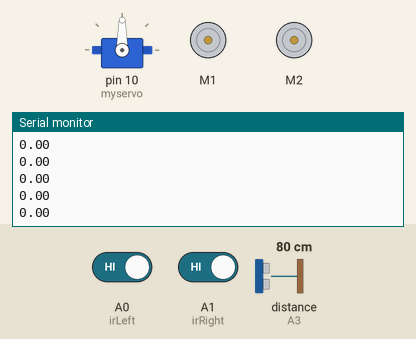
Simulated run of this program. Board: Arduino Uno, built with avr-gcc and run on an emulated ATmega328P. Shown: servo, 2 × DC motor (green arrow = forward, orange = backward, longer = faster), the last lines printed to the serial monitor. The inputs (shaded band) are chosen by the test bench; at power-on: A0 (irLeft) HIGH, distance to the obstacle (sensor on A3) 80 cm, A1 (irRight) HIGH. The echo pulse lasts 58.3 µs per cm.

Above: at 1.2 s.
1.3 s: A0 (irLeft) driven LOW
2.8 s: distance to the obstacle (sensor on A3) set to 2 cm
At 3.3 s:
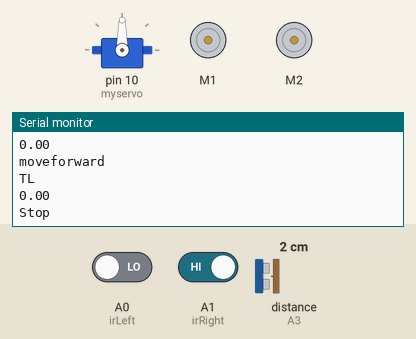
At 5.7 s:
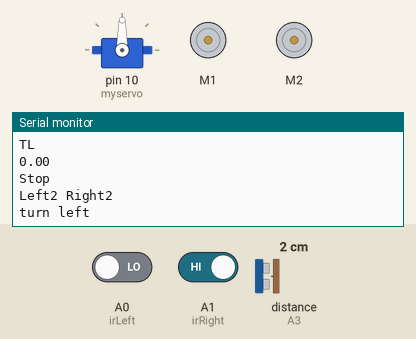

Measured:
- after the input at 2.8 s, the serial monitor: prints a new line at once (image 1)

The program:

main.cpp
```cpp
#include <Arduino.h>
#include <MPU9250_asukiaaa.h>

// import the custom libraries
#include <obstacle_avoidance_library.h>
#include <motor_library.h>
#include <gyro_library.h>
#include <maze_solving_library.h>

// ----------------------------- DEFINE PINS & ESSENTIAL VARIABLES ---------------------------------

// hc-sr04 sensor
#define TRIGGER_PIN A2
#define ECHO_PIN A3
#define max_distance 50

// ir sensor
#define irLeft A0
#define irRight A1

// motor
#define MAX_SPEED 200
#define MAX_SPEED_OFFSET 20

Servo myservo;

NewPing sonar(TRIGGER_PIN, ECHO_PIN, max_distance);

AF_DCMotor LeftMotor(1, MOTOR12_8KHZ);
AF_DCMotor RightMotor(2, MOTOR12_8KHZ);
// AF_DCMotor motor3(3, MOTOR34_1KHZ);
// AF_DCMotor motor4(4, MOTOR34_1KHZ);

MPU9250_asukiaaa gyroSensor;
float calibrated_angular_velocity = 0;

// Essential Variables
int distance = 0;
int leftDistance;
int rightDistance;
boolean object;

float getOmega();

void setup()
{

  Serial.begin(115200);
  pinMode(irLeft, INPUT);
  pinMode(irRight, INPUT);

  Serial.println("\n+++++++++++++++++++++++ ROBOT CALIBRATION STARTED +++++++++++++++++++++++ ");

  Serial.println("\nCALIBRATION : MOTOR_SETTINGS");
  myservo.attach(10);
  // myservo.write(90);

  LeftMotor.setSpeed(63);
  LeftMotor.run(RELEASE);
  RightMotor.setSpeed(63);
  RightMotor.run(RELEASE);
  // motor3.setSpeed(200);
  // motor4.setSpeed(200);

  Serial.println("\nCALIBRATION : MPU9250, GET_OMEGA");
  // Initialize MPU9250
  gyroSensor.beginAccel();
  gyroSensor.beginGyro();
  gyroSensor.beginMag();

  // calibrated_angular_velocity = getOmega(gyroSensor, LeftMotor, RightMotor, irLeft, irRight);
  Serial.print("calibrated_angular_velocity, omega: ");
  Serial.println(calibrated_angular_velocity);

  Serial.println("\n+++++++++++++++++++++++ ROBOT CALIBRATION SUCCESS!!! +++++++++++++++++++++++ ");

  // Serial.println(getDeltaT(90, calibrated_angular_velocity));
}

void loop()
{
  Serial.println(calibrated_angular_velocity);
  // obstacleAvoidanceAlgorithm(sonar, myservo, irLeft, irRight, rightDistance, leftDistance, object, motor1, motor2) // motor3, motor4);
  // moveForward(LeftMotor, RightMotor);
  obstacleAvoidanceAlgorithm(sonar, myservo, irLeft, irRight, rightDistance, leftDistance, object, LeftMotor, RightMotor);
  // Serial.println(getDistance(sonar));
  // delay(5000);
  // moveBackward(LeftMotor, RightMotor);
  // delay(5000);
  // moveRight(LeftMotor, RightMotor);
  // moveLeft(LeftMotor, RightMotor);

  // mazeSolvingAlgorithm(LeftMotor, RightMotor, calibrated_angular_velocity, myservo, sonar);
}
```
